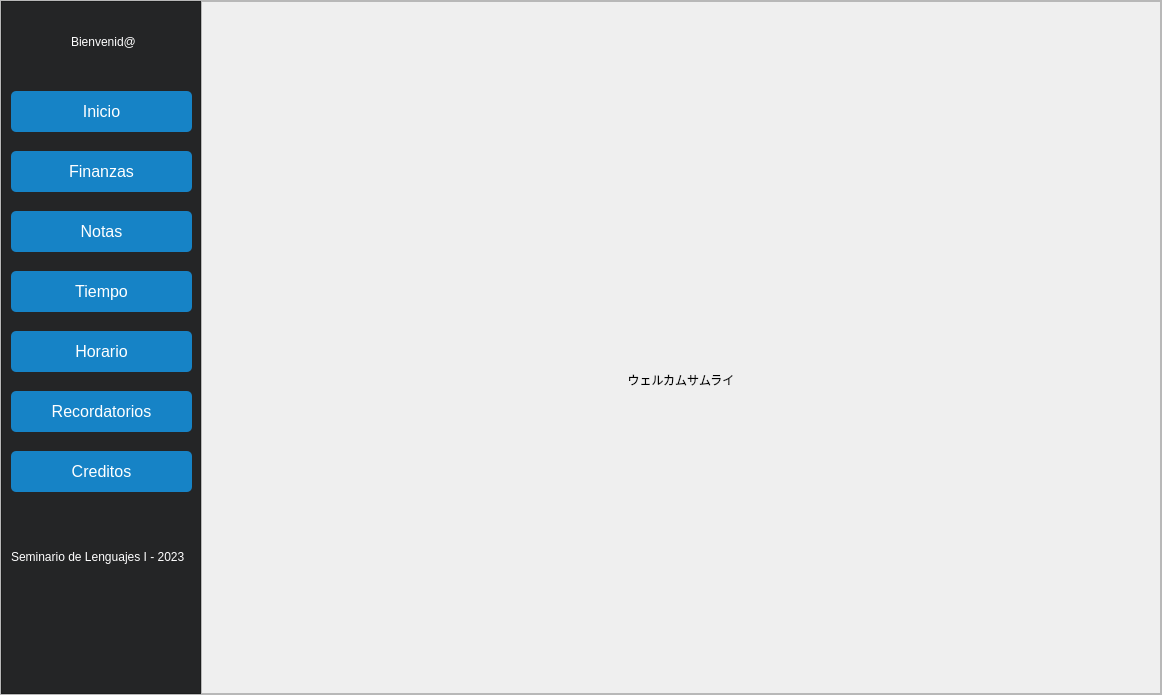
<?xml version="1.0" encoding="UTF-8"?>
<ui version="4.0">
 <class>MainWindow</class>
 <widget class="QMainWindow" name="MainWindow">
  <property name="geometry">
   <rect>
    <x>0</x>
    <y>0</y>
    <width>1162</width>
    <height>695</height>
   </rect>
  </property>
  <property name="windowTitle">
   <string>MainWindow</string>
  </property>
  <widget class="QWidget" name="centralwidget">
   <layout class="QVBoxLayout" name="verticalLayout">
    <property name="leftMargin">
     <number>0</number>
    </property>
    <property name="topMargin">
     <number>0</number>
    </property>
    <property name="rightMargin">
     <number>0</number>
    </property>
    <property name="bottomMargin">
     <number>0</number>
    </property>
    <item>
     <widget class="QFrame" name="frameInferior">
      <property name="frameShape">
       <enum>QFrame::StyledPanel</enum>
      </property>
      <property name="frameShadow">
       <enum>QFrame::Raised</enum>
      </property>
      <layout class="QHBoxLayout" name="horizontalLayout_2">
       <property name="spacing">
        <number>0</number>
       </property>
       <property name="leftMargin">
        <number>0</number>
       </property>
       <property name="topMargin">
        <number>0</number>
       </property>
       <property name="rightMargin">
        <number>0</number>
       </property>
       <property name="bottomMargin">
        <number>0</number>
       </property>
       <item>
        <widget class="QFrame" name="frameMenu">
         <property name="minimumSize">
          <size>
           <width>200</width>
           <height>450</height>
          </size>
         </property>
         <property name="maximumSize">
          <size>
           <width>200</width>
           <height>16777215</height>
          </size>
         </property>
         <property name="styleSheet">
          <string notr="true">QFrame{
	background-color: #242526;
}

QLabel{
	color: white;
}

QPushButton{
	border: none;
  	background: #1683c6;
  	color: #fff;
  	padding: 10px;
  	font-size: 16px;
  	border-radius: 5px;
  	position: relative;
  	box-sizing: border-box;
  	transition: all 500ms ease;
}

QPushButton:hover{
	color: #1683c6;
  	border: #ff7a59 solid 1px;
  	background:#fff;
}






</string>
         </property>
         <property name="frameShape">
          <enum>QFrame::StyledPanel</enum>
         </property>
         <property name="frameShadow">
          <enum>QFrame::Raised</enum>
         </property>
         <widget class="QPushButton" name="btnInicio">
          <property name="geometry">
           <rect>
            <x>10</x>
            <y>90</y>
            <width>181</width>
            <height>41</height>
           </rect>
          </property>
          <property name="styleSheet">
           <string notr="true"/>
          </property>
          <property name="text">
           <string>Inicio</string>
          </property>
         </widget>
         <widget class="QLabel" name="label">
          <property name="geometry">
           <rect>
            <x>10</x>
            <y>530</y>
            <width>181</width>
            <height>51</height>
           </rect>
          </property>
          <property name="text">
           <string>Seminario de Lenguajes I - 2023</string>
          </property>
         </widget>
         <widget class="QPushButton" name="btnFinanzas">
          <property name="geometry">
           <rect>
            <x>10</x>
            <y>150</y>
            <width>181</width>
            <height>41</height>
           </rect>
          </property>
          <property name="styleSheet">
           <string notr="true"/>
          </property>
          <property name="text">
           <string>Finanzas</string>
          </property>
         </widget>
         <widget class="QPushButton" name="btnNotas">
          <property name="geometry">
           <rect>
            <x>10</x>
            <y>210</y>
            <width>181</width>
            <height>41</height>
           </rect>
          </property>
          <property name="styleSheet">
           <string notr="true"/>
          </property>
          <property name="text">
           <string>Notas</string>
          </property>
         </widget>
         <widget class="QPushButton" name="btnTiempo">
          <property name="geometry">
           <rect>
            <x>10</x>
            <y>270</y>
            <width>181</width>
            <height>41</height>
           </rect>
          </property>
          <property name="styleSheet">
           <string notr="true"/>
          </property>
          <property name="text">
           <string>Tiempo</string>
          </property>
         </widget>
         <widget class="QPushButton" name="btnHorario">
          <property name="geometry">
           <rect>
            <x>10</x>
            <y>330</y>
            <width>181</width>
            <height>41</height>
           </rect>
          </property>
          <property name="styleSheet">
           <string notr="true"/>
          </property>
          <property name="text">
           <string>Horario</string>
          </property>
         </widget>
         <widget class="QPushButton" name="btnRecordatorios">
          <property name="geometry">
           <rect>
            <x>10</x>
            <y>390</y>
            <width>181</width>
            <height>41</height>
           </rect>
          </property>
          <property name="styleSheet">
           <string notr="true"/>
          </property>
          <property name="text">
           <string>Recordatorios</string>
          </property>
         </widget>
         <widget class="QPushButton" name="btnCreditos">
          <property name="geometry">
           <rect>
            <x>10</x>
            <y>450</y>
            <width>181</width>
            <height>41</height>
           </rect>
          </property>
          <property name="styleSheet">
           <string notr="true"/>
          </property>
          <property name="text">
           <string>Creditos</string>
          </property>
         </widget>
         <widget class="QLabel" name="label_2">
          <property name="geometry">
           <rect>
            <x>70</x>
            <y>30</y>
            <width>91</width>
            <height>21</height>
           </rect>
          </property>
          <property name="text">
           <string>Bienvenid@</string>
          </property>
         </widget>
        </widget>
       </item>
       <item>
        <widget class="QFrame" name="frameContainer">
         <property name="frameShape">
          <enum>QFrame::StyledPanel</enum>
         </property>
         <property name="frameShadow">
          <enum>QFrame::Raised</enum>
         </property>
         <layout class="QVBoxLayout" name="verticalLayout_2">
          <property name="spacing">
           <number>0</number>
          </property>
          <property name="leftMargin">
           <number>0</number>
          </property>
          <property name="topMargin">
           <number>0</number>
          </property>
          <property name="rightMargin">
           <number>0</number>
          </property>
          <property name="bottomMargin">
           <number>0</number>
          </property>
          <item>
           <widget class="QStackedWidget" name="stackedWidget">
            <property name="currentIndex">
             <number>5</number>
            </property>
            <widget class="QWidget" name="page_6"/>
            <widget class="QWidget" name="page_5"/>
            <widget class="QWidget" name="page_4"/>
            <widget class="QWidget" name="page_3">
             <layout class="QHBoxLayout" name="horizontalLayout_6">
              <item>
               <widget class="QFrame" name="frame">
                <property name="styleSheet">
                 <string notr="true">background-color: rgb(255, 255, 255);</string>
                </property>
                <property name="frameShape">
                 <enum>QFrame::StyledPanel</enum>
                </property>
                <property name="frameShadow">
                 <enum>QFrame::Raised</enum>
                </property>
                <layout class="QVBoxLayout" name="verticalLayout_11">
                 <item>
                  <widget class="QFrame" name="frame_4">
                   <property name="frameShape">
                    <enum>QFrame::StyledPanel</enum>
                   </property>
                   <property name="frameShadow">
                    <enum>QFrame::Raised</enum>
                   </property>
                   <layout class="QVBoxLayout" name="verticalLayout_12">
                    <property name="spacing">
                     <number>0</number>
                    </property>
                    <property name="leftMargin">
                     <number>0</number>
                    </property>
                    <property name="topMargin">
                     <number>0</number>
                    </property>
                    <property name="rightMargin">
                     <number>0</number>
                    </property>
                    <property name="bottomMargin">
                     <number>0</number>
                    </property>
                    <item>
                     <widget class="QTabWidget" name="notasTab">
                      <property name="styleSheet">
                       <string notr="true">#notasTab{
	background-color: rgb(255, 170, 0);
}

#ingresosInput{
	width: 100px;
	padding: 10px 0px;
}

#ahorros_box{
	width: 140px;
	height: 25;
}

#gastos_box{
	width: 140px;
	height: 25;
}

#tablaInput{
	width:	100%;
}

#btnAplicar,#btnReiniciar,#btnInicio{
	height: 30px;
	margin-top:10px;
}

#graficos_box{
	height:10px;
}</string>
                      </property>
                      <property name="currentIndex">
                       <number>0</number>
                      </property>
                      <widget class="QWidget" name="tab_10">
                       <attribute name="title">
                        <string>Notas Personales</string>
                       </attribute>
                       <layout class="QHBoxLayout" name="horizontalLayout_3"/>
                      </widget>
                     </widget>
                    </item>
                   </layout>
                  </widget>
                 </item>
                </layout>
               </widget>
              </item>
             </layout>
            </widget>
            <widget class="QWidget" name="page_7"/>
            <widget class="QWidget" name="page_1">
             <property name="maximumSize">
              <size>
               <width>16777215</width>
               <height>508</height>
              </size>
             </property>
             <layout class="QVBoxLayout" name="verticalLayout_13">
              <item>
               <widget class="QLabel" name="label_3">
                <property name="text">
                 <string/>
                </property>
                <property name="pixmap">
                 <pixmap>../static/images/samurai.jpg</pixmap>
                </property>
                <property name="scaledContents">
                 <bool>true</bool>
                </property>
               </widget>
              </item>
              <item>
               <widget class="QLabel" name="label_4">
                <property name="styleSheet">
                 <string notr="true">font: 700 italic 26pt &quot;Segoe UI&quot;;
color: rgb(0, 0, 0);</string>
                </property>
                <property name="text">
                 <string>ウェルカムサムライ</string>
                </property>
                <property name="alignment">
                 <set>Qt::AlignCenter</set>
                </property>
               </widget>
              </item>
             </layout>
            </widget>
            <widget class="QWidget" name="page_2">
             <layout class="QHBoxLayout" name="horizontalLayout_4">
              <item>
               <widget class="QFrame" name="finanzasFondo">
                <property name="styleSheet">
                 <string notr="true">#finanzasFondo{
	background-image: url(imagenes/fondo.png);
}

</string>
                </property>
                <property name="frameShape">
                 <enum>QFrame::StyledPanel</enum>
                </property>
                <property name="frameShadow">
                 <enum>QFrame::Raised</enum>
                </property>
                <layout class="QVBoxLayout" name="verticalLayout_7">
                 <item>
                  <widget class="QFrame" name="frame_3">
                   <property name="frameShape">
                    <enum>QFrame::StyledPanel</enum>
                   </property>
                   <property name="frameShadow">
                    <enum>QFrame::Raised</enum>
                   </property>
                   <layout class="QVBoxLayout" name="verticalLayout_8">
                    <property name="spacing">
                     <number>0</number>
                    </property>
                    <property name="leftMargin">
                     <number>0</number>
                    </property>
                    <property name="topMargin">
                     <number>0</number>
                    </property>
                    <property name="rightMargin">
                     <number>0</number>
                    </property>
                    <property name="bottomMargin">
                     <number>0</number>
                    </property>
                    <item>
                     <widget class="QTabWidget" name="tabWidget_2">
                      <property name="styleSheet">
                       <string notr="true">#tab, #tab_2, #tab_3, #tab_4{
	background-image: url(imagenes/frame.png);
}

#ingresosInput{
	width: 100px;
	padding: 10px 0px;
}

#ahorros_box{
	width: 140px;
	height: 25;
}

#gastos_box{
	width: 140px;
	height: 25;
}

#tablaInput{
	width:	100%;
}

#btnAplicar,#btnReiniciar,#btnInicio{
	height: 30px;
	margin-top:10px;
}

#graficos_box{
	height:10px;
}

</string>
                      </property>
                      <property name="currentIndex">
                       <number>0</number>
                      </property>
                      <widget class="QWidget" name="tab_5">
                       <attribute name="title">
                        <string>Gasto Semanal</string>
                       </attribute>
                       <layout class="QGridLayout" name="gridLayout_3">
                        <item row="1" column="14">
                         <spacer name="horizontalSpacer_20">
                          <property name="orientation">
                           <enum>Qt::Horizontal</enum>
                          </property>
                          <property name="sizeHint" stdset="0">
                           <size>
                            <width>40</width>
                            <height>20</height>
                           </size>
                          </property>
                         </spacer>
                        </item>
                        <item row="1" column="16">
                         <widget class="QGroupBox" name="ahorros_box_2">
                          <property name="title">
                           <string>Ahorros</string>
                          </property>
                          <layout class="QVBoxLayout" name="verticalLayout_9">
                           <item>
                            <widget class="QLabel" name="ahorros_txt_2">
                             <property name="text">
                              <string>0$</string>
                             </property>
                            </widget>
                           </item>
                          </layout>
                         </widget>
                        </item>
                        <item row="1" column="3">
                         <widget class="QLineEdit" name="ingresosInput_2"/>
                        </item>
                        <item row="1" column="7">
                         <spacer name="horizontalSpacer_22">
                          <property name="orientation">
                           <enum>Qt::Horizontal</enum>
                          </property>
                          <property name="sizeHint" stdset="0">
                           <size>
                            <width>40</width>
                            <height>20</height>
                           </size>
                          </property>
                         </spacer>
                        </item>
                        <item row="1" column="11">
                         <spacer name="horizontalSpacer_23">
                          <property name="orientation">
                           <enum>Qt::Horizontal</enum>
                          </property>
                          <property name="sizeHint" stdset="0">
                           <size>
                            <width>40</width>
                            <height>20</height>
                           </size>
                          </property>
                         </spacer>
                        </item>
                        <item row="1" column="8">
                         <spacer name="horizontalSpacer_17">
                          <property name="orientation">
                           <enum>Qt::Horizontal</enum>
                          </property>
                          <property name="sizeHint" stdset="0">
                           <size>
                            <width>40</width>
                            <height>20</height>
                           </size>
                          </property>
                         </spacer>
                        </item>
                        <item row="5" column="15" colspan="2" alignment="Qt::AlignVCenter">
                         <widget class="QPushButton" name="btnAplicar_2">
                          <property name="styleSheet">
                           <string notr="true">#btnAplicar{
	color: rgb(255, 255, 255);
	background-color: rgb(85, 170, 255);
	border-radius: 3px;	
}

#btnAplicar:hover{
	background-color: rgb(0, 85, 255);
}</string>
                          </property>
                          <property name="text">
                           <string>Aplicar y Guardar Datos</string>
                          </property>
                         </widget>
                        </item>
                        <item row="1" column="13">
                         <spacer name="horizontalSpacer_18">
                          <property name="orientation">
                           <enum>Qt::Horizontal</enum>
                          </property>
                          <property name="sizeHint" stdset="0">
                           <size>
                            <width>40</width>
                            <height>20</height>
                           </size>
                          </property>
                         </spacer>
                        </item>
                        <item row="1" column="6">
                         <spacer name="horizontalSpacer_21">
                          <property name="orientation">
                           <enum>Qt::Horizontal</enum>
                          </property>
                          <property name="sizeHint" stdset="0">
                           <size>
                            <width>40</width>
                            <height>20</height>
                           </size>
                          </property>
                         </spacer>
                        </item>
                        <item row="4" column="1" colspan="18" alignment="Qt::AlignHCenter|Qt::AlignVCenter">
                         <widget class="QTableWidget" name="tablaInput_2">
                          <property name="minimumSize">
                           <size>
                            <width>815</width>
                            <height>0</height>
                           </size>
                          </property>
                          <property name="maximumSize">
                           <size>
                            <width>815</width>
                            <height>219</height>
                           </size>
                          </property>
                          <property name="sizeAdjustPolicy">
                           <enum>QAbstractScrollArea::AdjustToContents</enum>
                          </property>
                          <property name="autoScroll">
                           <bool>false</bool>
                          </property>
                          <property name="editTriggers">
                           <set>QAbstractItemView::AnyKeyPressed|QAbstractItemView::CurrentChanged|QAbstractItemView::DoubleClicked|QAbstractItemView::EditKeyPressed</set>
                          </property>
                          <property name="dragDropOverwriteMode">
                           <bool>true</bool>
                          </property>
                          <property name="dragDropMode">
                           <enum>QAbstractItemView::DragOnly</enum>
                          </property>
                          <property name="alternatingRowColors">
                           <bool>true</bool>
                          </property>
                          <property name="selectionMode">
                           <enum>QAbstractItemView::SingleSelection</enum>
                          </property>
                          <property name="showGrid">
                           <bool>true</bool>
                          </property>
                          <property name="gridStyle">
                           <enum>Qt::DashLine</enum>
                          </property>
                          <property name="sortingEnabled">
                           <bool>true</bool>
                          </property>
                          <property name="wordWrap">
                           <bool>true</bool>
                          </property>
                          <property name="cornerButtonEnabled">
                           <bool>true</bool>
                          </property>
                          <attribute name="horizontalHeaderCascadingSectionResizes">
                           <bool>false</bool>
                          </attribute>
                          <attribute name="verticalHeaderShowSortIndicator" stdset="0">
                           <bool>false</bool>
                          </attribute>
                          <row>
                           <property name="text">
                            <string notr="true">Transporte</string>
                           </property>
                           <property name="toolTip">
                            <string notr="true"/>
                           </property>
                           <property name="whatsThis">
                            <string notr="true"/>
                           </property>
                          </row>
                          <row>
                           <property name="text">
                            <string>Comida</string>
                           </property>
                          </row>
                          <row>
                           <property name="text">
                            <string>Educación</string>
                           </property>
                          </row>
                          <row>
                           <property name="text">
                            <string>Entretenimiento</string>
                           </property>
                          </row>
                          <row>
                           <property name="text">
                            <string>Ahorro</string>
                           </property>
                          </row>
                          <row>
                           <property name="text">
                            <string>Otro</string>
                           </property>
                          </row>
                          <column>
                           <property name="text">
                            <string notr="true">Lunes</string>
                           </property>
                           <property name="toolTip">
                            <string notr="true"/>
                           </property>
                           <property name="whatsThis">
                            <string notr="true"/>
                           </property>
                          </column>
                          <column>
                           <property name="text">
                            <string>Martes</string>
                           </property>
                          </column>
                          <column>
                           <property name="text">
                            <string>Miércoles</string>
                           </property>
                          </column>
                          <column>
                           <property name="text">
                            <string>Jueves</string>
                           </property>
                          </column>
                          <column>
                           <property name="text">
                            <string>Viernes</string>
                           </property>
                          </column>
                          <column>
                           <property name="text">
                            <string>Sábado</string>
                           </property>
                          </column>
                          <column>
                           <property name="text">
                            <string>Domingo</string>
                           </property>
                          </column>
                          <item row="0" column="0">
                           <property name="text">
                            <string notr="true" extracomment="0000"/>
                           </property>
                           <property name="toolTip">
                            <string notr="true"/>
                           </property>
                           <property name="whatsThis">
                            <string notr="true"/>
                           </property>
                          </item>
                          <item row="0" column="1">
                           <property name="text">
                            <string/>
                           </property>
                          </item>
                          <item row="0" column="2">
                           <property name="text">
                            <string/>
                           </property>
                          </item>
                          <item row="0" column="3">
                           <property name="text">
                            <string/>
                           </property>
                          </item>
                          <item row="1" column="0">
                           <property name="text">
                            <string/>
                           </property>
                          </item>
                          <item row="1" column="1">
                           <property name="text">
                            <string/>
                           </property>
                          </item>
                          <item row="1" column="2">
                           <property name="text">
                            <string/>
                           </property>
                          </item>
                          <item row="1" column="3">
                           <property name="text">
                            <string/>
                           </property>
                          </item>
                          <item row="1" column="4">
                           <property name="text">
                            <string/>
                           </property>
                          </item>
                          <item row="1" column="5">
                           <property name="text">
                            <string/>
                           </property>
                          </item>
                          <item row="2" column="0">
                           <property name="text">
                            <string/>
                           </property>
                          </item>
                          <item row="2" column="1">
                           <property name="text">
                            <string/>
                           </property>
                          </item>
                          <item row="2" column="2">
                           <property name="text">
                            <string/>
                           </property>
                          </item>
                          <item row="2" column="3">
                           <property name="text">
                            <string/>
                           </property>
                          </item>
                          <item row="2" column="4">
                           <property name="text">
                            <string/>
                           </property>
                          </item>
                          <item row="2" column="5">
                           <property name="text">
                            <string/>
                           </property>
                          </item>
                          <item row="3" column="0">
                           <property name="text">
                            <string/>
                           </property>
                          </item>
                          <item row="3" column="1">
                           <property name="text">
                            <string/>
                           </property>
                          </item>
                          <item row="3" column="2">
                           <property name="text">
                            <string/>
                           </property>
                          </item>
                          <item row="3" column="3">
                           <property name="text">
                            <string/>
                           </property>
                          </item>
                          <item row="3" column="4">
                           <property name="text">
                            <string/>
                           </property>
                          </item>
                          <item row="3" column="5">
                           <property name="text">
                            <string/>
                           </property>
                          </item>
                          <item row="4" column="0">
                           <property name="text">
                            <string/>
                           </property>
                          </item>
                          <item row="4" column="1">
                           <property name="text">
                            <string/>
                           </property>
                          </item>
                          <item row="4" column="2">
                           <property name="text">
                            <string/>
                           </property>
                          </item>
                          <item row="4" column="3">
                           <property name="text">
                            <string/>
                           </property>
                          </item>
                          <item row="4" column="4">
                           <property name="text">
                            <string/>
                           </property>
                          </item>
                          <item row="4" column="5">
                           <property name="text">
                            <string/>
                           </property>
                          </item>
                          <item row="5" column="0">
                           <property name="text">
                            <string/>
                           </property>
                          </item>
                          <item row="5" column="1">
                           <property name="text">
                            <string/>
                           </property>
                          </item>
                          <item row="5" column="2">
                           <property name="text">
                            <string/>
                           </property>
                          </item>
                          <item row="5" column="3">
                           <property name="text">
                            <string/>
                           </property>
                          </item>
                          <item row="5" column="4">
                           <property name="text">
                            <string/>
                           </property>
                          </item>
                          <item row="5" column="5">
                           <property name="text">
                            <string/>
                           </property>
                          </item>
                         </widget>
                        </item>
                        <item row="1" column="4">
                         <spacer name="horizontalSpacer_27">
                          <property name="orientation">
                           <enum>Qt::Horizontal</enum>
                          </property>
                          <property name="sizeHint" stdset="0">
                           <size>
                            <width>40</width>
                            <height>20</height>
                           </size>
                          </property>
                         </spacer>
                        </item>
                        <item row="1" column="12">
                         <spacer name="horizontalSpacer_24">
                          <property name="orientation">
                           <enum>Qt::Horizontal</enum>
                          </property>
                          <property name="sizeHint" stdset="0">
                           <size>
                            <width>40</width>
                            <height>20</height>
                           </size>
                          </property>
                         </spacer>
                        </item>
                        <item row="1" column="1">
                         <widget class="QLabel" name="ingreso_txt_2">
                          <property name="text">
                           <string>Ingresos:</string>
                          </property>
                          <property name="margin">
                           <number>0</number>
                          </property>
                          <property name="indent">
                           <number>-1</number>
                          </property>
                         </widget>
                        </item>
                        <item row="1" column="15">
                         <spacer name="horizontalSpacer_16">
                          <property name="orientation">
                           <enum>Qt::Horizontal</enum>
                          </property>
                          <property name="sizeHint" stdset="0">
                           <size>
                            <width>40</width>
                            <height>20</height>
                           </size>
                          </property>
                         </spacer>
                        </item>
                        <item row="6" column="1" colspan="18">
                         <widget class="QGroupBox" name="graficos_box_2">
                          <property name="minimumSize">
                           <size>
                            <width>815</width>
                            <height>220</height>
                           </size>
                          </property>
                          <property name="styleSheet">
                           <string notr="true">background-color: rgb(255, 255, 255);</string>
                          </property>
                          <property name="title">
                           <string>Gráfico de Gastos Semanales</string>
                          </property>
                          <layout class="QGridLayout" name="gridLayout_4">
                           <item row="0" column="0">
                            <widget class="QWidget" name="frameGrafico_2" native="true">
                             <property name="minimumSize">
                              <size>
                               <width>795</width>
                               <height>184</height>
                              </size>
                             </property>
                             <property name="styleSheet">
                              <string notr="true">max-height:200px;</string>
                             </property>
                            </widget>
                           </item>
                          </layout>
                         </widget>
                        </item>
                        <item row="3" column="1" colspan="15">
                         <widget class="QLabel" name="aviso_txt_2">
                          <property name="font">
                           <font>
                            <pointsize>13</pointsize>
                           </font>
                          </property>
                          <property name="styleSheet">
                           <string notr="true">color: rgb(255, 0, 0)</string>
                          </property>
                          <property name="text">
                           <string/>
                          </property>
                         </widget>
                        </item>
                        <item row="1" column="10">
                         <spacer name="horizontalSpacer_19">
                          <property name="orientation">
                           <enum>Qt::Horizontal</enum>
                          </property>
                          <property name="sizeHint" stdset="0">
                           <size>
                            <width>40</width>
                            <height>20</height>
                           </size>
                          </property>
                         </spacer>
                        </item>
                        <item row="1" column="5">
                         <spacer name="horizontalSpacer_29">
                          <property name="orientation">
                           <enum>Qt::Horizontal</enum>
                          </property>
                          <property name="sizeHint" stdset="0">
                           <size>
                            <width>40</width>
                            <height>20</height>
                           </size>
                          </property>
                         </spacer>
                        </item>
                        <item row="1" column="9">
                         <spacer name="horizontalSpacer_25">
                          <property name="orientation">
                           <enum>Qt::Horizontal</enum>
                          </property>
                          <property name="sizeHint" stdset="0">
                           <size>
                            <width>40</width>
                            <height>20</height>
                           </size>
                          </property>
                         </spacer>
                        </item>
                        <item row="5" column="18" alignment="Qt::AlignVCenter">
                         <widget class="QPushButton" name="btnReiniciar_2">
                          <property name="styleSheet">
                           <string notr="true">#btnReiniciar{
	color: rgb(255, 255, 255);
	background-color: rgb(147, 147, 147);
	border-radius: 3px;	
}

#btnReiniciar:hover{
	background-color: rgb(100, 100, 100);
}</string>
                          </property>
                          <property name="text">
                           <string>Reiniciar Tabla</string>
                          </property>
                         </widget>
                        </item>
                        <item row="1" column="18">
                         <widget class="QGroupBox" name="gastos_box_2">
                          <property name="title">
                           <string>Gastos</string>
                          </property>
                          <layout class="QVBoxLayout" name="verticalLayout_10">
                           <item>
                            <widget class="QLabel" name="gastos_txt_2">
                             <property name="text">
                              <string>0$</string>
                             </property>
                            </widget>
                           </item>
                          </layout>
                         </widget>
                        </item>
                        <item row="1" column="17">
                         <spacer name="horizontalSpacer_28">
                          <property name="orientation">
                           <enum>Qt::Horizontal</enum>
                          </property>
                          <property name="sizeHint" stdset="0">
                           <size>
                            <width>40</width>
                            <height>20</height>
                           </size>
                          </property>
                         </spacer>
                        </item>
                       </layout>
                      </widget>
                      <widget class="QWidget" name="tab_6">
                       <attribute name="title">
                        <string>Gasto Mensual</string>
                       </attribute>
                      </widget>
                      <widget class="QWidget" name="tab_7">
                       <attribute name="title">
                        <string>Gasto Anual</string>
                       </attribute>
                      </widget>
                      <widget class="QWidget" name="tab_8">
                       <attribute name="title">
                        <string>Calculadora</string>
                       </attribute>
                      </widget>
                     </widget>
                    </item>
                   </layout>
                  </widget>
                 </item>
                </layout>
               </widget>
              </item>
             </layout>
            </widget>
           </widget>
          </item>
         </layout>
        </widget>
       </item>
      </layout>
     </widget>
    </item>
   </layout>
  </widget>
 </widget>
 <resources/>
 <connections/>
</ui>
